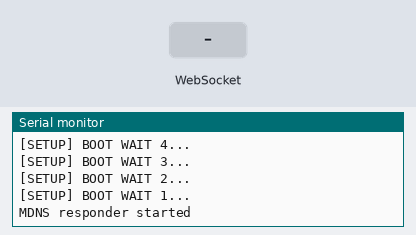
A sketch run on a simulated ESP8266 (NodeMCU). On the bench: the last lines printed to the serial monitor. Inputs (shaded band) come from the test bench. WiFi joins after 1.5 s; servers stay silent unless stated.

Above: at 6.7 s.
6.8 s: WebSocket text "5" received
At 7.2 s:
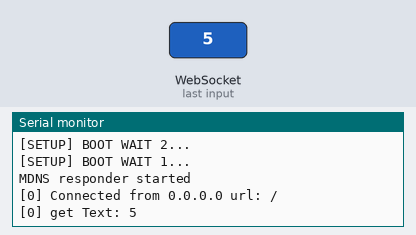
8.3 s: WebSocket text "90" received
At 9.6 s:
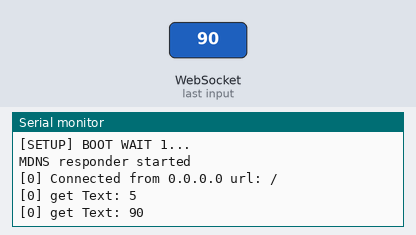
Timing chart, 0 to 11.3 s (numbered marks = the images above; inputs shaded):
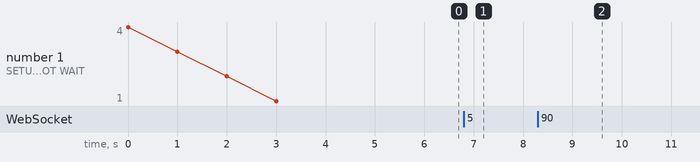

Measured:
- after the input at 6.8 s, the serial monitor: prints a new line at once (image 1)
- after the input at 8.3 s, the serial monitor: prints a new line at once (image 2)

The sketch:

pruebaWS.ino
```cpp
/*
 * pruebaWS.ino
 *
 *  Use https://github.com/Links2004/arduinoWebSockets
 *
 */

#include <Arduino.h>

#include <ESP8266WiFi.h>
#include <ESP8266WiFiMulti.h>

#include <WebSocketsServer.h>

#include <ESP8266WebServer.h>
#include <ESP8266mDNS.h>
#include <Hash.h>

#define USE_SERIAL Serial


ESP8266WiFiMulti WiFiMulti;

// listen webserver at port 80
ESP8266WebServer server = ESP8266WebServer(80);
// listen websocket at port 81
WebSocketsServer webSocket = WebSocketsServer(81);

//manage event
void webSocketEvent(uint8_t num, WStype_t type, uint8_t * payload, size_t lenght) {

    switch(type) {
        case WStype_DISCONNECTED:
            USE_SERIAL.printf("[%u] Disconnected!\n", num);
            break;
        case WStype_CONNECTED: {
            IPAddress ip = webSocket.remoteIP(num);
            USE_SERIAL.printf("[%u] Connected from %d.%d.%d.%d url: %s\n", num, ip[0], ip[1], ip[2], ip[3], payload);
            // send message to client
            webSocket.sendTXT(num, "Connected");
        }
            break;
        case WStype_TEXT:
            USE_SERIAL.printf("[%u] get Text: %s\n", num, payload);
            // broadcast del ok
            webSocket.broadcastTXT("Me llego");

            //If we want to do something on esp8266
            // if(payload[0] == '#') {
            //     // we get RGB data
            //
            //     // decode rgb data
            //     uint32_t rgb = (uint32_t) strtol((const char *) &payload[1], NULL, 16);
            //
            //     analogWrite(LED_RED,    ((rgb >> 16) & 0xFF));
            //     analogWrite(LED_GREEN,  ((rgb >> 8) & 0xFF));
            //     analogWrite(LED_BLUE,   ((rgb >> 0) & 0xFF));
            // }

            break;
    }
  }

  void setup() {
    //USE_SERIAL.begin(921600);
    USE_SERIAL.begin(115200);

    //USE_SERIAL.setDebugOutput(true);

    USE_SERIAL.println();
    USE_SERIAL.println();
    USE_SERIAL.println();

    for(uint8_t t = 4; t > 0; t--) {
        USE_SERIAL.printf("[SETUP] BOOT WAIT %d...\n", t);
        USE_SERIAL.flush();
        delay(1000);
    }
    // if we want to do something on esp8266
    // pinMode(LED_RED, OUTPUT);
    // pinMode(LED_GREEN, OUTPUT);
    // pinMode(LED_BLUE, OUTPUT);
    //
    // digitalWrite(LED_RED, 1);
    // digitalWrite(LED_GREEN, 1);
    // digitalWrite(LED_BLUE, 1);

    //config wifi on esp8266 ssid and pass
    WiFiMulti.addAP("*****", "**********");

    while(WiFiMulti.run() != WL_CONNECTED) {
        delay(100);
    }

    // start webSocket server
    webSocket.begin();
    webSocket.onEvent(webSocketEvent);

    if(MDNS.begin("esp8266")) {
        USE_SERIAL.println("MDNS responder started");
    }

    // handle index
    server.on("/", []() {
        // send index.html
        // a simple web to change values of leds
        // Use the console of webdevelopment tools to log messages
        server.send(200, "text/html", "<html><head><script>var connection = new WebSocket('ws://'+location.hostname+':81/', ['arduino']);connection.onopen = function () {  connection.send('Connect ' + new Date()); }; connection.onerror = function (error) {    console.log('WebSocket Error ', error);};connection.onmessage = function (e) {  console.log('Server: ', e.data);};function sendRGB() {  var r = parseInt(document.getElementById('r').value).toString(16);  var g = parseInt(document.getElementById('g').value).toString(16);  var b = parseInt(document.getElementById('b').value).toString(16);  if(r.length < 2) { r = '0' + r; }   if(g.length < 2) { g = '0' + g; }   if(b.length < 2) { b = '0' + b; }   var rgb = '#'+r+g+b;    console.log('RGB: ' + rgb); connection.send(rgb); }</script></head><body>LED Control:<br/><br/>R: <input id=\"r\" type=\"range\" min=\"0\" max=\"255\" step=\"1\" onchange=\"sendRGB();\" /><br/>G: <input id=\"g\" type=\"range\" min=\"0\" max=\"255\" step=\"1\" onchange=\"sendRGB();\" /><br/>B: <input id=\"b\" type=\"range\" min=\"0\" max=\"255\" step=\"1\" onchange=\"sendRGB();\" /><br/></body></html>");
    });

    server.begin();

    // Add service to MDNS
    MDNS.addService("http", "tcp", 80);
    MDNS.addService("ws", "tcp", 81);

    // digitalWrite(LED_RED, 0);
    // digitalWrite(LED_GREEN, 0);
    // digitalWrite(LED_BLUE, 0);


}

long lastMsg = millis();
int value = 0;
String msg;

void loop() {
    webSocket.loop();
    server.handleClient();
    long now = millis();
    if (now - lastMsg > 3000) {
      lastMsg = now;
      ++value;
      msg = "ON ";
      msg += value;
      // keep alive, server to everybody
      webSocket.broadcastTXT(msg);
    }
}
```
